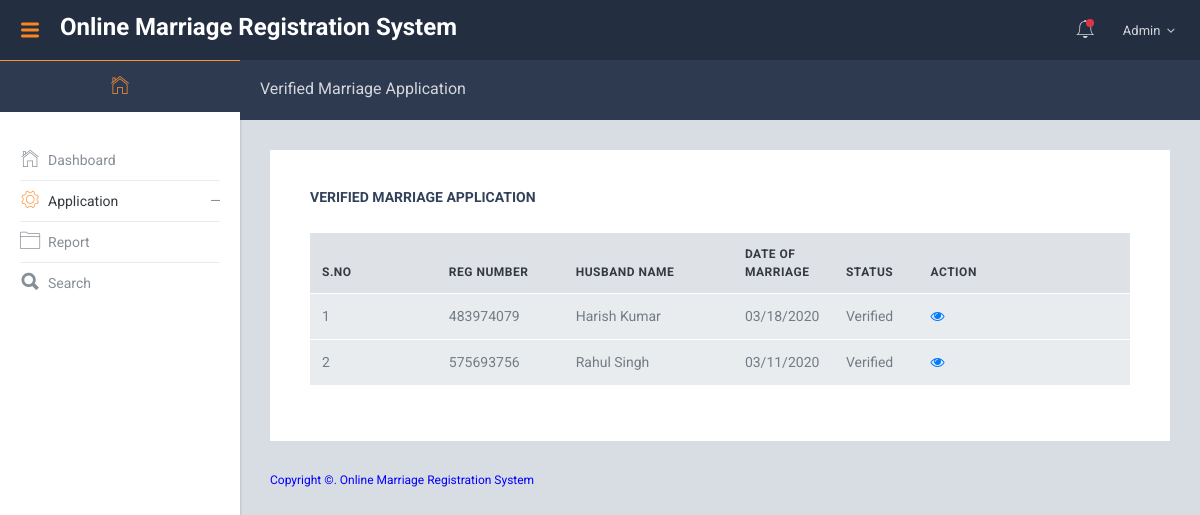
Screenshot of /admin/verified-marriage-application.php (signed in) with the database file from the repository.
### tables this page shows
CREATE TABLE `tblregistration` (
  `ID` int(10) NOT NULL,
  `RegistrationNumber` varchar(100) DEFAULT NULL,
  `UserID` int(10) DEFAULT NULL,
  `DateofMarriage` varchar(200) NOT NULL,
  `HusbandName` varchar(200) DEFAULT NULL,
  `HusImage` varchar(200) NOT NULL,
  `HusbandReligion` varchar(50) DEFAULT NULL,
  `Husbanddob` varchar(200) DEFAULT NULL,
  `HusbandSBM` varchar(50) DEFAULT NULL,
  `HusbandAdd` mediumtext DEFAULT NULL,
  `HusbandZipcode` int(10) DEFAULT NULL,
  `HusbandState` varchar(200) DEFAULT NULL,
  `HusbandAdharno` varchar(200) DEFAULT NULL,
  `WifeName` varchar(200) DEFAULT NULL,
  `WifeImage` varchar(200) NOT NULL,
  `WifeReligion` varchar(200) DEFAULT NULL,
  `Wifedob` varchar(200) DEFAULT NULL,
  `WifeSBM` varchar(50) DEFAULT NULL,
  `WifeAdd` mediumtext DEFAULT NULL,
  `WifeZipcode` int(10) DEFAULT NULL,
  `WifeState` varchar(200) DEFAULT NULL,
  `WifeAdharNo` varchar(200) DEFAULT NULL,
  `WitnessNamefirst` varchar(200) DEFAULT NULL,
  `WitnessAddressFirst` mediumtext DEFAULT NULL,
  `WitnessNamesec` varchar(200) DEFAULT NULL,
  `WitnessAddresssec` mediumtext DEFAULT NULL,
  `WitnessNamethird` varchar(200) DEFAULT NULL,
  `WitnessAddressthird` mediumtext DEFAULT NULL,
  `RegDate` timestamp NOT NULL DEFAULT current_timestamp() ON UPDATE current_timestamp(),
  `Status` varchar(100) DEFAULT NULL,
  `Remark` varchar(120) DEFAULT NULL,
  `UpdationDate` timestamp NULL DEFAULT NULL ON UPDATE current_timestamp()
);

### admin/verified-marriage-application.php (the view, shortened to what this page needs)
<?php
include('includes/dbconnection.php');
if (strlen($_SESSION['omrsaid']==0)) {
  header('location:logout.php');
  } else{
  ?>
<!DOCTYPE html>
<html lang="en">
  <head>
    <link href="lib/font-awesome/css/font-awesome.css" rel="stylesheet">
    <link href="lib/Ionicons/css/ionicons.css" rel="stylesheet">
    <link href="lib/perfect-scrollbar/css/perfect-scrollbar.css" rel="stylesheet">
    <link href="lib/jquery-toggles/toggles-full.css" rel="stylesheet">
    <link href="lib/highlightjs/github.css" rel="stylesheet">
    <link href="lib/datatables/jquery.dataTables.css" rel="stylesheet">
    <link href="lib/select2/css/select2.min.css" rel="stylesheet">
    <link rel="stylesheet" href="css/amanda.css">
  </head>
  <body>
<?php include_once('includes/header.php');
include_once('includes/sidebar.php');
 ?>
    <div class="am-pagetitle">
      <h5 class="am-title">Verified Marriage Application</h5>
    </div>
    <div class="am-mainpanel">
      <div class="am-pagebody">
        <div class="card pd-20 pd-sm-40">
          <h6 class="card-body-title">Verified Marriage Application</h6>
          <div class="table-wrapper" style="padding-top: 20px">
            <table id="datatable1" class="table display responsive nowrap">
              <thead>
                <tr>
                  <th class="wd-15p">S.No</th>
                  <th class="wd-15p">Reg Number</th>
                  <th class="wd-20p">Husband Name</th>
                  <th class="wd-10p">Date of Marriage</th>
                  <th class="wd-10p">Status</th>
                  <th class="wd-25p">Action</th>
                </tr>
              </thead>
              <tbody>
                <?php
$sql="SELECT * from tblregistration where Status='Verified'";
$query = $dbh -> prepare($sql);
$query->execute();
$results=$query->fetchAll(PDO::FETCH_OBJ);
$cnt=1;
if($query->rowCount() > 0)
{
foreach($results as $row)
{               ?>
                <tr>
                  <td><?php echo htmlentities($cnt);?></td>
                  <td><?php  echo htmlentities($row->RegistrationNumber);?></td>
                  <td><?php  echo htmlentities($row->HusbandName);?></td>
                  <td><?php  echo htmlentities($row->DateofMarriage);?></td>
                <?php if($row->Status==""){ ?>
                     <td><?php echo "Still Pending"; ?></td>
<?php } else { ?>                  <td><?php  echo htmlentities($row->Status);?>
                  </td>
                  <?php } ?>
                  <td><a href="view-marriage-application-detail.php?viewid=<?php echo htmlentities ($row->ID);?>"><i class="fa fa-eye" aria-hidden="true"></i></a></td>
                </tr>
              <?php $cnt=$cnt+1;}} ?>
              </tbody>
            </table>
          </div>
        </div>
      </div>
     <?php include_once('includes/footer.php');?>
    </div>
  </body>
</html>
<?php }  ?>

### admin/includes/header.php (shortened to what this page needs)
 <div class="am-header">
      <div class="am-header-left">
        <a id="naviconLeft" href="" class="am-navicon d-none d-lg-flex"><i class="icon ion-navicon-round"></i></a>
        <a href="index.html" class="am-logo">Online Marriage Registration System</a>
      </div>
      <div class="am-header-right">
        <div class="dropdown dropdown-notification">
          <a href="" class="nav-link pd-x-7 pos-relative" data-toggle="dropdown">
            <i class="icon ion-ios-bell-outline tx-24"></i>
            <span class="square-8 bg-danger pos-absolute t-15 r-0 rounded-circle"></span>
          </a>
        </div>
        <div class="dropdown dropdown-profile">
          <a href="" class="nav-link nav-link-profile" data-toggle="dropdown">
            <?php
$aid=$_SESSION['omrsaid'];
$sql="SELECT AdminName,Email from  tbladmin where ID=:aid";
$query = $dbh -> prepare($sql);
$query->bindParam(':aid',$aid,PDO::PARAM_STR);
$query->execute();
$results=$query->fetchAll(PDO::FETCH_OBJ);
$cnt=1;
if($query->rowCount() > 0)
{
foreach($results as $row)
{               ?>
            <span class="logged-name"><span class="hidden-xs-down"><?php  echo $row->AdminName;?></span> <i class="fa fa-angle-down mg-l-3"></i></span><?php $cnt=$cnt+1;}} ?>
          </a>
        </div>
      </div>
    </div>

### rows the page displays
tblregistration: RegistrationNumber "483974079", HusbandName "Harish Kumar", DateofMarriage "03/18/2020", Status "Verified"
tblregistration: RegistrationNumber "575693756", HusbandName "Rahul Singh", DateofMarriage "03/11/2020", Status "Verified"

### other values shown
$row->AdminName "Admin"
